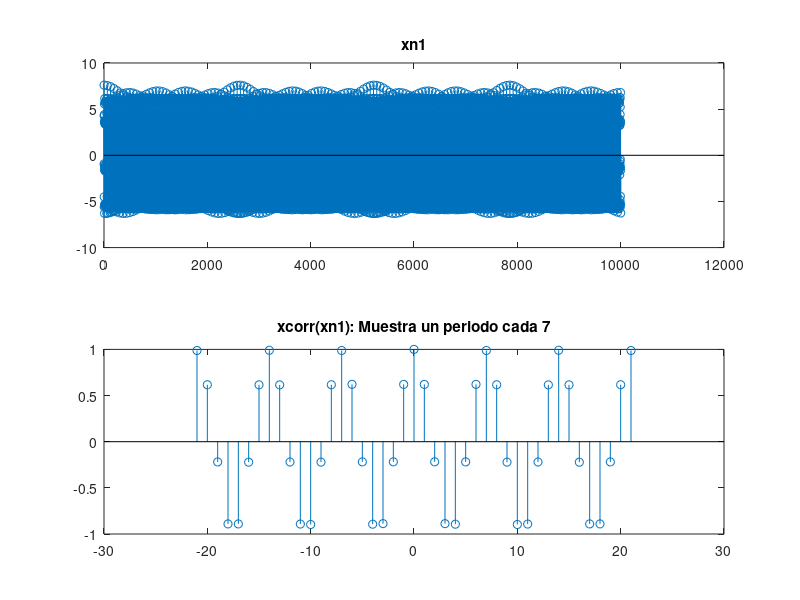
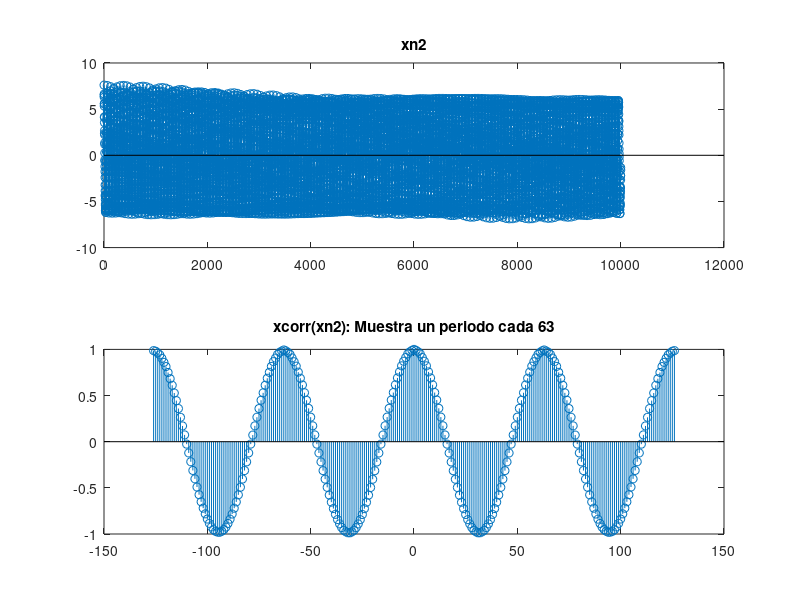
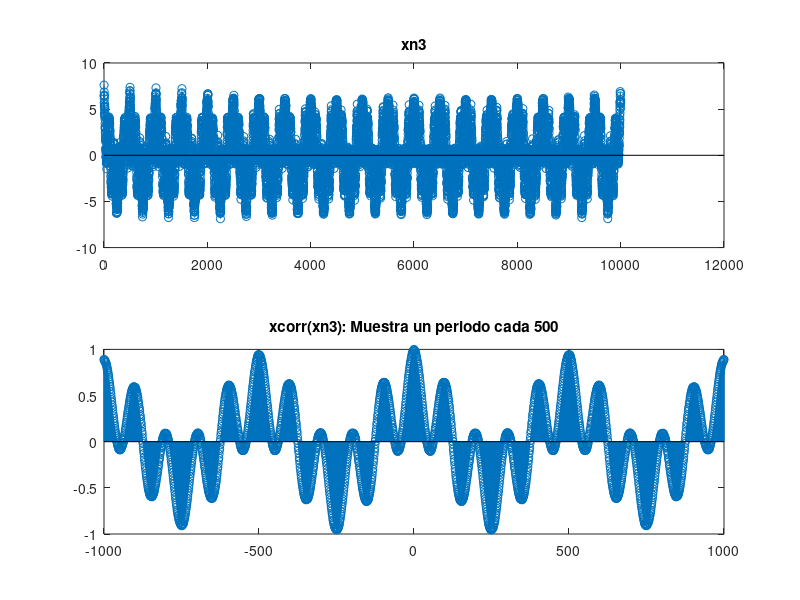
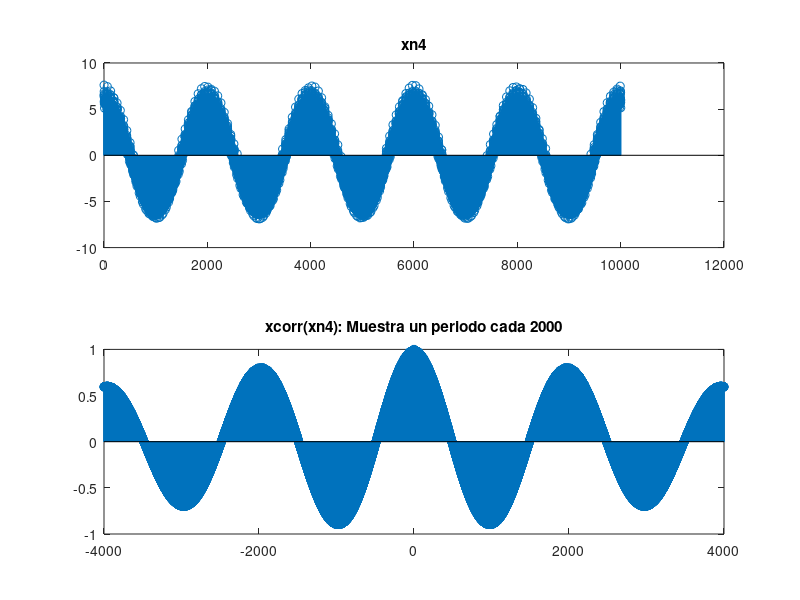

Recreate these plots in MATLAB, in order.
% Tecnologico de Costa Rica
% Escuela de Ingenieria Electronica
% El-5805 Procesamiento Digital de Señales

% This Octave File solves the
% problems given for the Course
% Digital Signal Processing

% Load the package for the xcorr function
pkg load signal;

% Window for the signal 1
figure('name', 'Exercise #6.1 - Digital Signal Processing');

load inputsignal_xn1.mat;

% Correlation at 21
[acor,lag] = xcorr(xn,xn, 21);

subplot(2,1,1); p1 = stem(xn); title('xn1');
subplot(2,1,2); p2 = stem(lag,acor/acor(22)); 
title('xcorr(xn1): Muestra un periodo cada 7');

% Window for the signal 2
figure('name', 'Exercise #6.2 - Digital Signal Processing');

load inputsignal_xn2.mat;

% Correlation at 126
[acor,lag] = xcorr(xn,xn, 126);

subplot(2,1,1); p1 = stem(xn); title('xn2');
subplot(2,1,2); p2 = stem(lag,acor/acor(127)); 
title('xcorr(xn2): Muestra un periodo cada 63');

% Window for the signal 3
figure('name', 'Exercise #6.3 - Digital Signal Processing');

load inputsignal_xn3.mat;

% Correlation at 1000
[acor,lag] = xcorr(xn,xn, 1000);

subplot(2,1,1); p1 = stem(xn); title('xn3');
subplot(2,1,2); p2 = stem(lag,acor/acor(1001)); 
title('xcorr(xn3): Muestra un periodo cada 500');

% Window for the signal 4
figure('name', 'Exercise #6.4 - Digital Signal Processing');

load inputsignal_xn4.mat;

% Correlation at 4000
[acor,lag] = xcorr(xn,xn, 4000);

subplot(2,1,1); p1 = stem(xn); title('xn4');
subplot(2,1,2); p2 = stem(lag,acor/acor(4001)); 
title('xcorr(xn4): Muestra un periodo cada 2000');

% Window for the signal 5
figure('name', 'Exercise #6.5 - Digital Signal Processing');

load inputsignal_xn5.mat;

% Correlation at 2100
[acor,lag] = xcorr(xn,xn, 2100);

subplot(2,1,1); p1 = stem(xn); title('xn5');
subplot(2,1,2); p2 = stem(lag,(acor/acor(2101))); 
title('xcorr(xn5): No tiene periodo, el primer maximo es 314, el siguiente 874');
